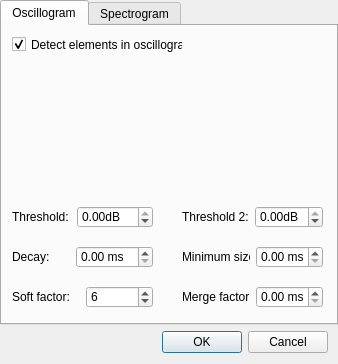
<?xml version="1.0" encoding="UTF-8"?>
<ui version="4.0">
 <class>elemDetectSettingsDialog</class>
 <widget class="QDialog" name="elemDetectSettingsDialog">
  <property name="geometry">
   <rect>
    <x>0</x>
    <y>0</y>
    <width>338</width>
    <height>364</height>
   </rect>
  </property>
  <property name="windowTitle">
   <string>Element detector settings</string>
  </property>
  <layout class="QVBoxLayout" name="verticalLayout">
   <property name="leftMargin">
    <number>0</number>
   </property>
   <property name="topMargin">
    <number>0</number>
   </property>
   <property name="rightMargin">
    <number>0</number>
   </property>
   <item>
    <widget class="QTabWidget" name="tabWidget">
     <property name="currentIndex">
      <number>0</number>
     </property>
     <property name="movable">
      <bool>true</bool>
     </property>
     <widget class="QWidget" name="tabOscillogram">
      <attribute name="title">
       <string>Oscillogram</string>
      </attribute>
      <widget class="QWidget" name="horizontalLayoutWidget_3">
       <property name="geometry">
        <rect>
         <x>180</x>
         <y>220</y>
         <width>141</width>
         <height>22</height>
        </rect>
       </property>
       <layout class="QHBoxLayout" name="horizontalLayout_3" stretch="0,0">
        <item>
         <widget class="QLabel" name="label_2">
          <property name="text">
           <string>Minimum size:</string>
          </property>
         </widget>
        </item>
        <item>
         <widget class="QDoubleSpinBox" name="dsbxMinSize">
          <property name="suffix">
           <string> ms</string>
          </property>
         </widget>
        </item>
       </layout>
      </widget>
      <widget class="QWidget" name="horizontalLayoutWidget_4">
       <property name="geometry">
        <rect>
         <x>180</x>
         <y>260</y>
         <width>141</width>
         <height>22</height>
        </rect>
       </property>
       <layout class="QHBoxLayout" name="horizontalLayout_4" stretch="0,0">
        <item>
         <widget class="QLabel" name="label_3">
          <property name="text">
           <string>Merge factor:</string>
          </property>
         </widget>
        </item>
        <item>
         <widget class="QDoubleSpinBox" name="dsbxMergeFactor">
          <property name="suffix">
           <string> ms</string>
          </property>
         </widget>
        </item>
       </layout>
      </widget>
      <widget class="QWidget" name="horizontalLayoutWidget_5">
       <property name="geometry">
        <rect>
         <x>10</x>
         <y>220</y>
         <width>141</width>
         <height>22</height>
        </rect>
       </property>
       <layout class="QHBoxLayout" name="horizontalLayout_5" stretch="0,0">
        <item>
         <widget class="QLabel" name="label_4">
          <property name="text">
           <string>Decay:</string>
          </property>
         </widget>
        </item>
        <item>
         <widget class="QDoubleSpinBox" name="dsbxDecay">
          <property name="suffix">
           <string> ms</string>
          </property>
         </widget>
        </item>
       </layout>
      </widget>
      <widget class="QWidget" name="horizontalLayoutWidget_6">
       <property name="geometry">
        <rect>
         <x>10</x>
         <y>260</y>
         <width>141</width>
         <height>22</height>
        </rect>
       </property>
       <layout class="QHBoxLayout" name="horizontalLayout_6" stretch="0,0">
        <item>
         <widget class="QLabel" name="label_5">
          <property name="text">
           <string>Soft factor:</string>
          </property>
         </widget>
        </item>
        <item>
         <widget class="QSpinBox" name="sbxSoftFactor">
          <property name="minimum">
           <number>2</number>
          </property>
          <property name="maximum">
           <number>10</number>
          </property>
          <property name="value">
           <number>6</number>
          </property>
         </widget>
        </item>
       </layout>
      </widget>
      <widget class="QWidget" name="horizontalLayoutWidget_7">
       <property name="geometry">
        <rect>
         <x>10</x>
         <y>180</y>
         <width>141</width>
         <height>22</height>
        </rect>
       </property>
       <layout class="QHBoxLayout" name="horizontalLayout_7" stretch="0,0">
        <property name="spacing">
         <number>6</number>
        </property>
        <item>
         <widget class="QLabel" name="label_6">
          <property name="text">
           <string>Threshold:</string>
          </property>
         </widget>
        </item>
        <item>
         <widget class="QDoubleSpinBox" name="dsbxThreshold">
          <property name="buttonSymbols">
           <enum>QAbstractSpinBox::UpDownArrows</enum>
          </property>
          <property name="suffix">
           <string>dB</string>
          </property>
          <property name="minimum">
           <double>-60.000000000000000</double>
          </property>
          <property name="maximum">
           <double>0.000000000000000</double>
          </property>
         </widget>
        </item>
       </layout>
      </widget>
      <widget class="QCheckBox" name="chbxDetectOsc">
       <property name="geometry">
        <rect>
         <x>10</x>
         <y>10</y>
         <width>171</width>
         <height>17</height>
        </rect>
       </property>
       <property name="text">
        <string>Detect elements in oscillogram</string>
       </property>
       <property name="checked">
        <bool>true</bool>
       </property>
      </widget>
      <widget class="QWidget" name="horizontalLayoutWidget_11">
       <property name="geometry">
        <rect>
         <x>180</x>
         <y>180</y>
         <width>141</width>
         <height>22</height>
        </rect>
       </property>
       <layout class="QHBoxLayout" name="horizontalLayout_11" stretch="0,0">
        <property name="spacing">
         <number>6</number>
        </property>
        <item>
         <widget class="QLabel" name="label_10">
          <property name="text">
           <string>Threshold 2:</string>
          </property>
         </widget>
        </item>
        <item>
         <widget class="QDoubleSpinBox" name="dsbxThreshold2">
          <property name="buttonSymbols">
           <enum>QAbstractSpinBox::UpDownArrows</enum>
          </property>
          <property name="suffix">
           <string>dB</string>
          </property>
          <property name="minimum">
           <double>-60.000000000000000</double>
          </property>
          <property name="maximum">
           <double>0.000000000000000</double>
          </property>
          <property name="value">
           <double>0.000000000000000</double>
          </property>
         </widget>
        </item>
       </layout>
      </widget>
     </widget>
     <widget class="QWidget" name="tabSpectrogram">
      <attribute name="title">
       <string>Spectrogram</string>
      </attribute>
      <widget class="QWidget" name="horizontalLayoutWidget_8">
       <property name="geometry">
        <rect>
         <x>10</x>
         <y>70</y>
         <width>241</width>
         <height>22</height>
        </rect>
       </property>
       <layout class="QHBoxLayout" name="horizontalLayout_8" stretch="0,1,1">
        <item>
         <widget class="QLabel" name="label_7">
          <property name="text">
           <string>Minimum size:</string>
          </property>
         </widget>
        </item>
        <item>
         <widget class="QDoubleSpinBox" name="doubleSpinBox_6">
          <property name="enabled">
           <bool>false</bool>
          </property>
          <property name="suffix">
           <string> ms</string>
          </property>
         </widget>
        </item>
        <item>
         <widget class="QDoubleSpinBox" name="doubleSpinBox_9">
          <property name="enabled">
           <bool>false</bool>
          </property>
          <property name="suffix">
           <string> kHz</string>
          </property>
         </widget>
        </item>
       </layout>
      </widget>
      <widget class="QWidget" name="horizontalLayoutWidget_9">
       <property name="geometry">
        <rect>
         <x>10</x>
         <y>40</y>
         <width>241</width>
         <height>22</height>
        </rect>
       </property>
       <layout class="QHBoxLayout" name="horizontalLayout_9" stretch="0,1,0">
        <item>
         <widget class="QLabel" name="label_8">
          <property name="text">
           <string>Threshold:</string>
          </property>
         </widget>
        </item>
        <item>
         <widget class="QDoubleSpinBox" name="doubleSpinBox_7">
          <property name="enabled">
           <bool>false</bool>
          </property>
          <property name="suffix">
           <string/>
          </property>
         </widget>
        </item>
        <item>
         <widget class="QCheckBox" name="checkBox">
          <property name="enabled">
           <bool>false</bool>
          </property>
          <property name="text">
           <string>Percentile</string>
          </property>
         </widget>
        </item>
       </layout>
      </widget>
      <widget class="QWidget" name="horizontalLayoutWidget_10">
       <property name="geometry">
        <rect>
         <x>10</x>
         <y>100</y>
         <width>241</width>
         <height>22</height>
        </rect>
       </property>
       <layout class="QHBoxLayout" name="horizontalLayout_10" stretch="0,1,1">
        <item>
         <widget class="QLabel" name="label_9">
          <property name="text">
           <string>Merge factor:</string>
          </property>
         </widget>
        </item>
        <item>
         <widget class="QDoubleSpinBox" name="doubleSpinBox_8">
          <property name="enabled">
           <bool>false</bool>
          </property>
          <property name="suffix">
           <string> ms</string>
          </property>
         </widget>
        </item>
        <item>
         <widget class="QDoubleSpinBox" name="doubleSpinBox_10">
          <property name="enabled">
           <bool>false</bool>
          </property>
          <property name="suffix">
           <string> kHz</string>
          </property>
         </widget>
        </item>
       </layout>
      </widget>
      <widget class="QCheckBox" name="chbxDetectSpec">
       <property name="geometry">
        <rect>
         <x>10</x>
         <y>10</y>
         <width>171</width>
         <height>17</height>
        </rect>
       </property>
       <property name="text">
        <string>Detect elements in spectrogram</string>
       </property>
      </widget>
     </widget>
    </widget>
   </item>
   <item>
    <layout class="QHBoxLayout" name="horizontalLayout" stretch="1,0">
     <item>
      <widget class="QDialogButtonBox" name="buttonBox">
       <property name="orientation">
        <enum>Qt::Horizontal</enum>
       </property>
       <property name="standardButtons">
        <set>QDialogButtonBox::Cancel|QDialogButtonBox::Ok</set>
       </property>
       <property name="centerButtons">
        <bool>false</bool>
       </property>
      </widget>
     </item>
     <item>
      <spacer name="horizontalSpacer">
       <property name="orientation">
        <enum>Qt::Horizontal</enum>
       </property>
       <property name="sizeHint" stdset="0">
        <size>
         <width>10</width>
         <height>20</height>
        </size>
       </property>
      </spacer>
     </item>
    </layout>
   </item>
  </layout>
 </widget>
 <resources/>
 <connections>
  <connection>
   <sender>buttonBox</sender>
   <signal>accepted()</signal>
   <receiver>elemDetectSettingsDialog</receiver>
   <slot>accept()</slot>
   <hints>
    <hint type="sourcelabel">
     <x>248</x>
     <y>254</y>
    </hint>
    <hint type="destinationlabel">
     <x>157</x>
     <y>274</y>
    </hint>
   </hints>
  </connection>
  <connection>
   <sender>buttonBox</sender>
   <signal>rejected()</signal>
   <receiver>elemDetectSettingsDialog</receiver>
   <slot>reject()</slot>
   <hints>
    <hint type="sourcelabel">
     <x>316</x>
     <y>260</y>
    </hint>
    <hint type="destinationlabel">
     <x>286</x>
     <y>274</y>
    </hint>
   </hints>
  </connection>
 </connections>
</ui>
